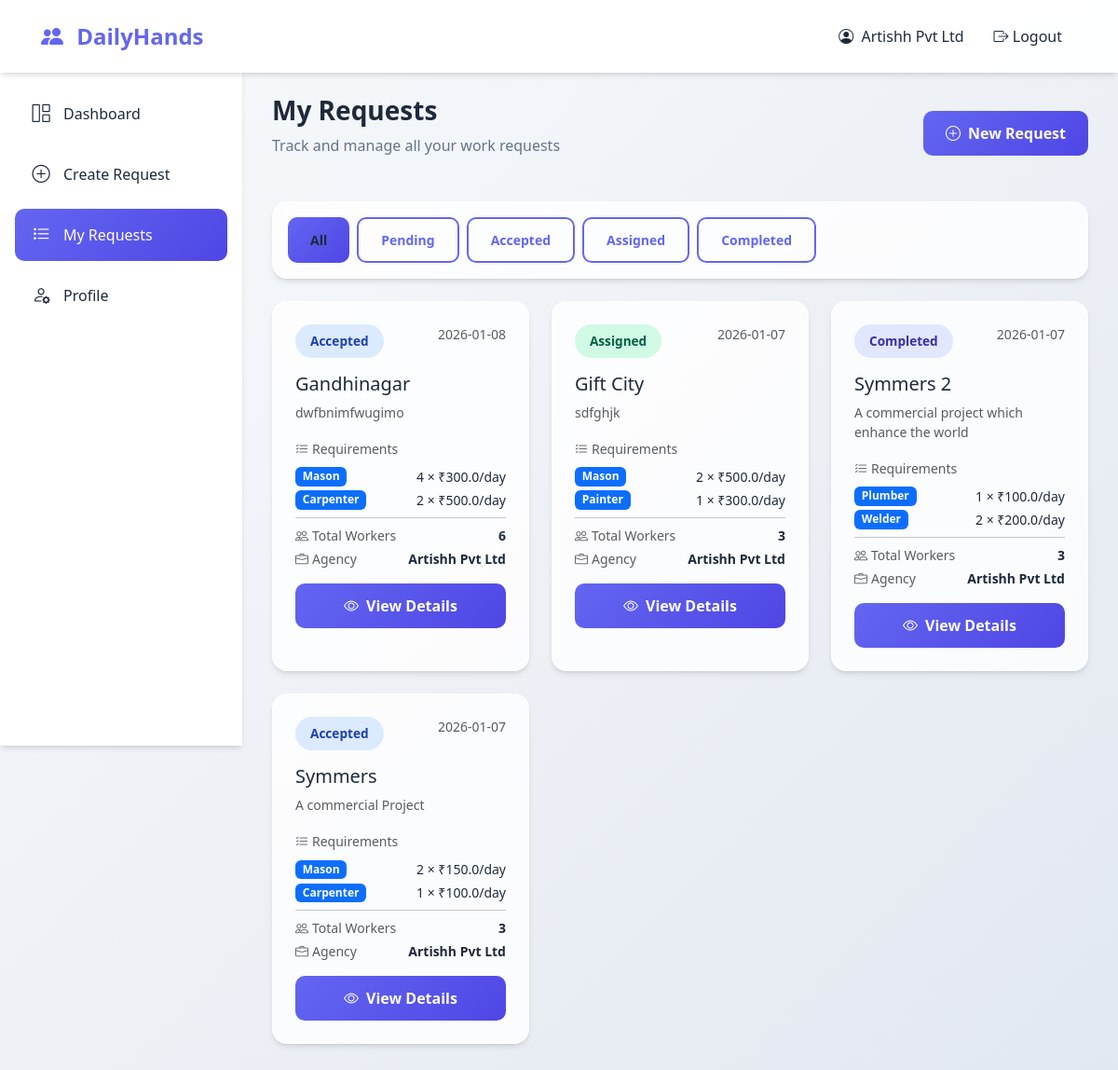
Page /contractor/requests (signed in) on the committed database.
### tables this page shows
CREATE TABLE agencies (
            id INTEGER PRIMARY KEY AUTOINCREMENT,
            name TEXT NOT NULL,
            email TEXT UNIQUE NOT NULL,
            password TEXT NOT NULL,
            phone TEXT,
            city TEXT NOT NULL,
            area TEXT,
            created_at TIMESTAMP DEFAULT CURRENT_TIMESTAMP
        );

CREATE TABLE work_requests (
            id INTEGER PRIMARY KEY AUTOINCREMENT,
            contractor_id INTEGER NOT NULL,
            agency_id INTEGER,
            title TEXT NOT NULL,
            description TEXT,
            worker_type TEXT NOT NULL,
            workers_needed INTEGER NOT NULL,
            expected_duration INTEGER NOT NULL,
            wage_per_day REAL NOT NULL,
            start_date DATE NOT NULL,
            city TEXT NOT NULL,
            status TEXT DEFAULT 'Pending',
            delay_days INTEGER DEFAULT 0,
            penalty_amount REAL DEFAULT 0,
            created_at TIMESTAMP DEFAULT CURRENT_TIMESTAMP,
            completed_at TIMESTAMP,
            FOREIGN KEY (contractor_id) REFERENCES users(id),
            FOREIGN KEY (agency_id) REFERENCES agencies(id)
        );

CREATE TABLE request_worker_types (id INTEGER PRIMARY KEY AUTOINCREMENT, request_id INTEGER NOT NULL, worker_type TEXT NOT NULL, workers_needed INTEGER NOT NULL, wage_per_day REAL NOT NULL, FOREIGN KEY (request_id) REFERENCES work_requests(id));

### app.py (the view)
@app.route('/contractor/requests')
@login_required(role='contractor')
def contractor_requests():
    conn = get_db()
    cursor = conn.cursor()
    user_id = session['user_id']
    cursor.execute("""
        SELECT wr.*, a.name as agency_name,
               (SELECT COUNT(*) FROM request_workers WHERE request_id = wr.id) as assigned_count
        FROM work_requests wr
        LEFT JOIN agencies a ON wr.agency_id = a.id
        WHERE wr.contractor_id = ?
        ORDER BY wr.created_at DESC
    """, (user_id,))
    requests = cursor.fetchall()
    requests_with_types = []
    for req in requests:
        cursor.execute("SELECT * FROM request_worker_types WHERE request_id = ?", (req['id'],))
        worker_types = cursor.fetchall()
        requests_with_types.append({
            'request': req,
            'worker_types': worker_types
        })
    conn.close()
    return render_template('contractor/requests.html', requests_with_types=requests_with_types)

### app.py (called while the page is built)
def get_db():
    conn = sqlite3.connect(DATABASE)
    conn.row_factory = sqlite3.Row
    return conn

def login_required(role=None):
    def decorator(f):
        @wraps(f)
        def decorated_function(*args, **kwargs):
            if 'user_id' not in session:
                return redirect(url_for('login'))
            if role and session.get('role') != role:
                return redirect(url_for('login'))
            return f(*args, **kwargs)
        return decorated_function
    return decorator

### templates/contractor/requests.html (shortened to what this page needs)
{% extends 'contractor/base.html' %}
{% block page_content %}
<div class="page-header animate-fade-in">
    <div class="d-flex justify-content-between align-items-center">
        <div>
            <h1 class="page-title">My Requests</h1>
            <p class="page-subtitle">Track and manage all your work requests</p>
        </div>
        <a href="{{ url_for('create_request') }}" class="btn btn-primary-custom">
            <i class="bi bi-plus-circle me-2"></i>New Request
        </a>
    </div>
</div>
<div class="glass-card p-3 mb-4 animate-fade-in" style="animation-delay: 0.1s;">
    <div class="d-flex gap-2 flex-wrap">
        <button class="btn btn-sm btn-primary-custom filter-btn active" data-filter="all">All</button>
        <button class="btn btn-sm btn-outline-custom filter-btn" data-filter="pending">Pending</button>
        <button class="btn btn-sm btn-outline-custom filter-btn" data-filter="accepted">Accepted</button>
        <button class="btn btn-sm btn-outline-custom filter-btn" data-filter="assigned">Assigned</button>
        <button class="btn btn-sm btn-outline-custom filter-btn" data-filter="completed">Completed</button>
    </div>
</div>
<div class="row g-4" id="requestsList">
    {% if requests_with_types %}
        {% for item in requests_with_types %}
        {% set req = item.request %}
        {% set worker_types = item.worker_types %}
        <div class="col-md-6 col-lg-4 animate-fade-in request-card" data-status="{{ req.status|lower }}" style="animation-delay: {{ loop.index * 0.1 }}s;">
            <div class="glass-card p-4 h-100">
                <div class="d-flex justify-content-between align-items-start mb-3">
                    <span class="status-badge status-{{ req.status|lower }}">{{ req.status }}</span>
                    <small class="text-muted">{{ req.created_at[:10] }}</small>
                </div>
                <h5 class="mb-2">{{ req.title }}</h5>
                <p class="text-muted small mb-3">{{ req.description[:80] }}{% if req.description|length > 80 %}...{% endif %}</p>
                <div class="mb-3">
                    {% if worker_types %}
                    <div class="mb-2">
                        <span class="text-muted small"><i class="bi bi-list-check me-1"></i>Requirements</span>
                    </div>
                    {% for wt in worker_types %}
                    <div class="d-flex justify-content-between mb-1 align-items-center">
                        <span class="badge bg-primary small">{{ wt.worker_type }}</span>
                        <span class="small">{{ wt.workers_needed }} × ₹{{ wt.wage_per_day }}/day</span>
                    </div>
                    {% endfor %}
                    <hr class="my-2">
                    <div class="d-flex justify-content-between mb-1">
                        <span class="text-muted small"><i class="bi bi-people me-1"></i>Total Workers</span>
                        <span class="small fw-semibold">{{ req.workers_needed }}</span>
                    </div>
                    {% endif %}
                    <div class="d-flex justify-content-between">
                        <span class="text-muted small"><i class="bi bi-briefcase me-1"></i>Agency</span>
                        <span class="small fw-semibold">{{ req.agency_name or 'Not assigned' }}</span>
                    </div>
                </div>
                <a href="{{ url_for('contractor_request_detail', request_id=req.id) }}" class="btn btn-primary-custom w-100">
                    <i class="bi bi-eye me-2"></i>View Details
                </a>
            </div>
        </div>
        {% endfor %}
    {% endif %}
</div>
{% endblock %}

### templates/contractor/base.html (shortened to what this page needs)
{% extends 'base.html' %}
{% block content %}
<nav class="navbar navbar-expand-lg navbar-custom fixed-top">
    <div class="container-fluid">
        <a class="navbar-brand" href="{{ url_for('contractor_dashboard') }}">
            <i class="bi bi-people-fill"></i> DailyHands
        </a>
        <div class="collapse navbar-collapse justify-content-end" id="navbarNav">
            <ul class="navbar-nav align-items-center">
                <li class="nav-item">
                    <span class="nav-link">
                        <i class="bi bi-person-circle me-1"></i> {{ session.name }}
                    </span>
                </li>
                <li class="nav-item">
                    <a class="nav-link text-danger" href="#" data-bs-toggle="modal" data-bs-target="#logoutModal">
                        <i class="bi bi-box-arrow-right"></i> Logout
                    </a>
                </li>
            </ul>
        </div>
    </div>
</nav>
<div class="sidebar" style="top: 70px;">
    <a href="{{ url_for('contractor_dashboard') }}" class="sidebar-link {% if request.endpoint == 'contractor_dashboard' %}active{% endif %}">
        <i class="bi bi-grid-1x2"></i> Dashboard
    </a>
    <a href="{{ url_for('create_request') }}" class="sidebar-link {% if request.endpoint == 'create_request' %}active{% endif %}">
        <i class="bi bi-plus-circle"></i> Create Request
    </a>
    <a href="{{ url_for('contractor_requests') }}" class="sidebar-link {% if request.endpoint == 'contractor_requests' %}active{% endif %}">
        <i class="bi bi-list-task"></i> My Requests
    </a>
    <a href="{{ url_for('contractor_profile') }}" class="sidebar-link {% if request.endpoint == 'contractor_profile' %}active{% endif %}">
        <i class="bi bi-person-gear"></i> Profile
    </a>
</div>
<div class="main-content" style="margin-top: 70px;">
    {% block page_content %}{% endblock %}
</div>
{% endblock %}

### templates/base.html (style rules this page uses)
:root { --primary: #6366f1; --primary-light: #818cf8; --primary-dark: #4f46e5; --secondary: #f1f5f9; --accent: #10b981; --warning: #f59e0b; --danger: #ef4444; --text-dark: #1e293b; --text-muted: #64748b; --bg-light: #f8fafc; --card-bg: rgba(255, 255, 255, 0.8); --glass-border: rgba(255, 255, 255, 0.3); --shadow: 0 4px 6px -1px rgba(0, 0, 0, 0.1), 0 2px 4px -2px rgba(0, 0, 0, 0.1); --shadow-lg: 0 10px 15px -3px rgba(0, 0, 0, 0.1), 0 4px 6px -4px rgba(0, 0, 0, 0.1); }
* { margin: 0; padding: 0; box-sizing: border-box; }
body { font-family: 'Segoe UI', system-ui, -apple-system, sans-serif; background: linear-gradient(135deg, #f8fafc 0%, #e2e8f0 100%); min-height: 100vh; color: var(--text-dark); }
.animate-fade-in { animation: fadeInUp 0.5s ease-out forwards; }
.glass-card { background: var(--card-bg); backdrop-filter: blur(10px); border: 1px solid var(--glass-border); border-radius: 16px; box-shadow: var(--shadow); transition: all 0.3s ease; }
.navbar-custom { background: rgba(255, 255, 255, 0.95); backdrop-filter: blur(10px); box-shadow: var(--shadow); padding: 1rem 2rem; }
.navbar-brand { font-weight: 700; font-size: 1.5rem; color: var(--primary) !important; }
.navbar-brand i { margin-right: 8px; }
.nav-link { color: var(--text-dark) !important; font-weight: 500; padding: 0.5rem 1rem !important; border-radius: 8px; transition: all 0.3s ease; }
.sidebar { position: fixed; left: 0; top: 70px; width: 260px; height: calc(100vh - 70px); background: rgba(255, 255, 255, 0.95); backdrop-filter: blur(10px); box-shadow: var(--shadow); padding: 1.5rem 1rem; overflow-y: auto; z-index: 100; }
.sidebar-link { display: flex; align-items: center; padding: 0.875rem 1rem; color: var(--text-dark); text-decoration: none; border-radius: 10px; margin-bottom: 0.5rem; transition: all 0.3s ease; font-weight: 500; }
.sidebar-link i { font-size: 1.2rem; margin-right: 12px; width: 24px; text-align: center; }
.sidebar-link.active { background: linear-gradient(135deg, var(--primary) 0%, var(--primary-dark) 100%); color: white; }
.main-content { margin-left: 260px; padding: 2rem; min-height: calc(100vh - 70px); }
.btn-primary-custom { background: linear-gradient(135deg, var(--primary) 0%, var(--primary-dark) 100%); border: none; color: white; padding: 0.75rem 1.5rem; border-radius: 10px; font-weight: 600; transition: all 0.3s ease; }
.btn-outline-custom { border: 2px solid var(--primary); color: var(--primary); padding: 0.75rem 1.5rem; border-radius: 10px; font-weight: 600; background: transparent; transition: all 0.3s ease; }
.status-badge { padding: 0.5rem 1rem; border-radius: 20px; font-size: 0.85rem; font-weight: 600; }
.status-accepted { background: #dbeafe; color: #1e40af; }
.status-assigned { background: #d1fae5; color: #065f46; }
.status-completed { background: #e0e7ff; color: #3730a3; }
.page-header { margin-bottom: 2rem; }
.page-title { font-size: 1.75rem; font-weight: 700; color: var(--text-dark); }
.page-subtitle { color: var(--text-muted); margin-top: 0.25rem; }

### rows in the picture
agencies: name "Artishh Pvt Ltd", name "Artishh Pvt Ltd" "Artishh Pvt Ltd" "Artishh Pvt Ltd" "Artishh Pvt Ltd"
work_requests: status "Accepted", created_at "2026-01-08", title "Gandhinagar", description "dwfbnimfwugimo", workers_needed "6"
request_worker_types: worker_type "Mason", workers_needed "4", wage_per_day "300.0"
request_worker_types: worker_type "Carpenter", workers_needed "2", wage_per_day "500.0"
work_requests: status "Assigned", created_at "2026-01-07", title "Gift City", description "sdfghjk", workers_needed "3"
request_worker_types: worker_type "Mason", workers_needed "2", wage_per_day "500.0"
request_worker_types: worker_type "Painter", workers_needed "1", wage_per_day "300.0"
work_requests: status "Completed", created_at "2026-01-07", title "Symmers 2", description "A commercial project which enhance the world", workers_needed "3"
request_worker_types: worker_type "Plumber", workers_needed "1", wage_per_day "100.0"
request_worker_types: worker_type "Welder", workers_needed "2", wage_per_day "200.0"
work_requests: status "Accepted", created_at "2026-01-07", title "Symmers", description "A commercial Project", workers_needed "3"
request_worker_types: worker_type "Mason", workers_needed "2", wage_per_day "150.0"
request_worker_types: worker_type "Carpenter", workers_needed "1", wage_per_day "100.0"
